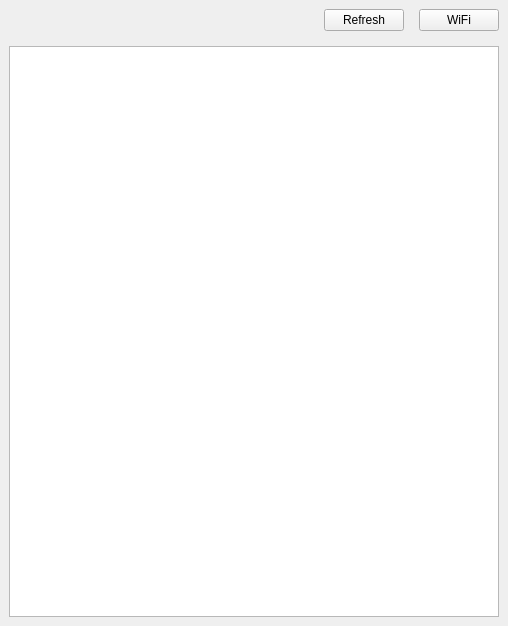
<?xml version="1.0" encoding="UTF-8"?>
<ui version="4.0">
 <class>MainWindow</class>
 <widget class="QMainWindow" name="MainWindow">
  <property name="geometry">
   <rect>
    <x>0</x>
    <y>0</y>
    <width>508</width>
    <height>626</height>
   </rect>
  </property>
  <property name="windowTitle">
   <string>Available Networks</string>
  </property>
  <widget class="QWidget" name="centralwidget">
   <layout class="QVBoxLayout" name="verticalLayout">
    <property name="spacing">
     <number>15</number>
    </property>
    <item>
     <layout class="QHBoxLayout" name="horizontalLayout">
      <item>
       <widget class="QLabel" name="statusLabel">
        <property name="text">
         <string/>
        </property>
       </widget>
      </item>
      <item>
       <spacer name="horizontalSpacer">
        <property name="orientation">
         <enum>Qt::Horizontal</enum>
        </property>
        <property name="sizeHint" stdset="0">
         <size>
          <width>40</width>
          <height>20</height>
         </size>
        </property>
       </spacer>
      </item>
      <item>
       <widget class="QPushButton" name="refreshButton">
        <property name="text">
         <string>Refresh</string>
        </property>
       </widget>
      </item>
      <item>
       <widget class="QPushButton" name="wlanToggleButton">
        <property name="text">
         <string>WiFi</string>
        </property>
        <property name="checkable">
         <bool>true</bool>
        </property>
       </widget>
      </item>
     </layout>
    </item>
    <item>
     <widget class="QListWidget" name="listWidget">
      <property name="styleSheet">
       <string notr="true"/>
      </property>
      <property name="spacing">
       <number>5</number>
      </property>
     </widget>
    </item>
   </layout>
  </widget>
 </widget>
 <resources/>
 <connections/>
</ui>
